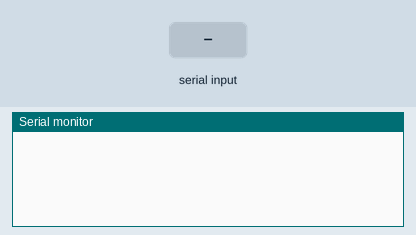
A sketch run on a simulated Arduino Mega 2560, built with avr-gcc and run on an emulated ATmega2560. On the bench: the last lines printed to the serial monitor. Inputs (shaded band) come from the test bench.

Above: at 1.2 s.
1.3 s: "1" received over Serial
At 2.4 s:
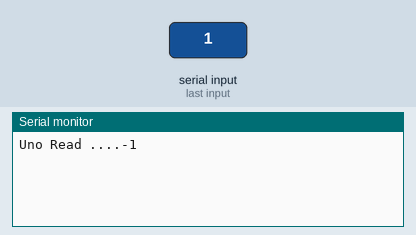
2.8 s: "1" received over the second serial link
At 3.5 s:
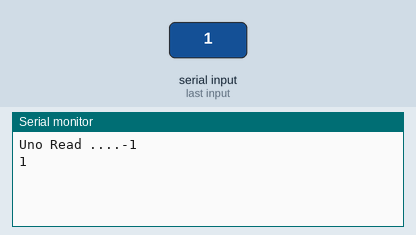
4.3 s: "0" received over the second serial link
At 4.6 s:
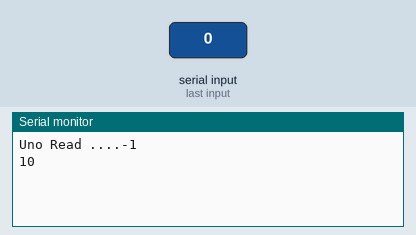

Measured:
- after the input at 1.3 s, the serial monitor: prints a new line at once (image 1)
- after the input at 2.8 s, the serial monitor: prints a new line at once (image 2)
- after the input at 4.3 s, the serial monitor: prints a new line at once (image 3)

The sketch:

TXRX-arduino.ino
```cpp
#include <Arduino.h>
#include <SoftwareSerial.h>
SoftwareSerial Serial2(6,7);

void setup() {
  Serial.begin(9600); // Initialize primary serial for debugging
  Serial2.begin(9600); // Initialize Serial2 on GPIO16 (RX) and GPIO17 (TX)
}

void loop() {
  if (Serial.available()) {
    Serial.print("Uno Read ....");
    Serial.println(Serial2.read());
    Serial2.write(Serial.read()); // Forward data from primary serial to Serial2
  }
  if (Serial2.available()) {
    Serial.write(Serial2.read()); // Forward data from Serial2 to primary serial
  }
}
```
